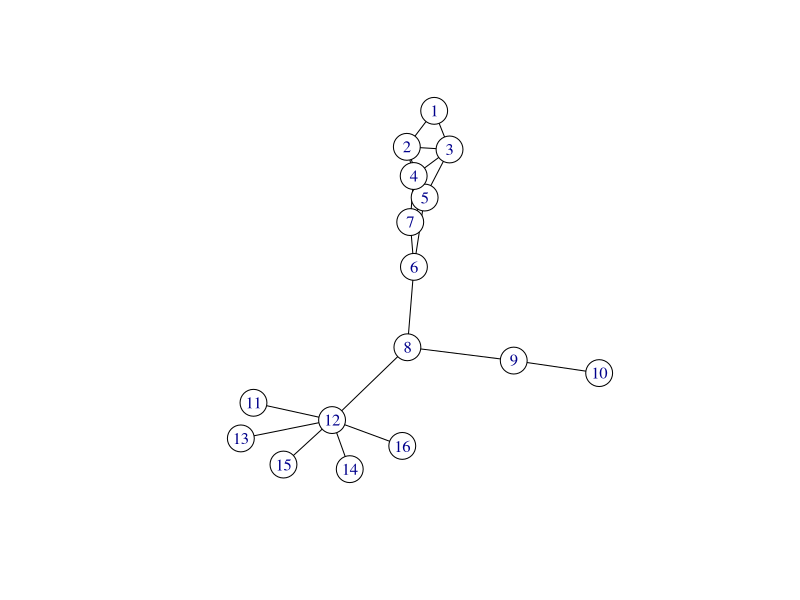

Reproduce this figure in R. (Note: this script raises an error after producing the figure.)
## ---- chunk 1
options(
  htmltools.dir.version = FALSE, # for blogdown
  width = 80,
  tibble.width = 80
)

knitr::opts_chunk$set(
  fig.align = "center",  warning=FALSE, message=FALSE
)

## ---- chunk 2
library(igraph)
library(sna)
el <- matrix( c("1", "2",
                "1", "3",
                "2","3",
                "3","5",
                "2","4",
                "2","5",
                "3","4",
                "4","5",
                "4","7",
                "6","5",
                "5","7",
                "6","7",
                "6","8",
                "8","9",
                "9","10",
                "8","12",
                "11","12",
                "12","13",
                "12","14",
                "12","15",
                "12","16"), nc = 2, byrow = TRUE)
g<-graph_from_edgelist(el, directed=F)
set.seed(1598)
plot(g,  edge.arrow.size=1, edge.color="black", vertex.color="white")

## ---- chunk 3
knitr::include_graphics("images/madmen.png")
## ---- chunk 4
knitr::include_graphics(c("images/p1.png","images/p2.png"))
## ---- chunk 5
knitr::include_graphics("images/jefferson.jpg")
## ---- chunk 6
knitr::include_graphics("images/schoolGrade.png")
## ---- chunk 7
knitr::include_graphics("images/schoolRace.png")
## ---- chunk 8
library(igraph)
library(network)
data(flo)
as.matrix(flo)[1:16,1:6]
## ---- chunk 9
library(igraph)
library(network)
data(flo)
g = graph_from_adjacency_matrix(flo, mode='undirected', diag=FALSE)
set.seed(6886)
plot(g, vertex.size=1,vertex.color="black")
## ---- chunk 10
as.matrix(flo)[1:16,1:6]
## ---- chunk 11
A<-as.matrix(flo)[1:10,1:10]
dimnames(A) <- list(c(1:10), c(1:10))
A
## ---- chunk 12
A2<-A%*%A
diag(A2)<-0
A2
## ---- chunk 13
library(sna)
data(coleman)
coleman[1,1:10,1:10]
## ---- chunk 14
library(igraph)
ggraph<-graph_from_adjacency_matrix(coleman[1,,], mode="undirected", diag=FALSE)
plot(ggraph, vertex.color="black", vertex.size=5, vertex.label=NA)
## ---- chunk 15
degree.cent <- igraph::degree(ggraph)
degree.cent
## ---- chunk 16
V(ggraph)$color <- ifelse(V(ggraph)$name == 21, "red", "grey")
plot(ggraph)
## ---- chunk 17
neighbors(ggraph,21)
V(ggraph)$color <- ifelse(V(ggraph)$name %in% neighbors(ggraph,21), "pink", "grey")
V(ggraph)$color[V(ggraph)$name == 21]<- "red"
plot(ggraph)
## ---- chunk 18
mynet<-as.matrix(igraph::as_adj(ggraph))
mynet2<-mynet%*%mynet
diag(mynet2)<-0 #a node cannot be connected to itself
neighbors2<-names(mynet2[21,][mynet2[21,]>0])
neighbors2
## ---- chunk 19

V(ggraph)$color <- ifelse(V(ggraph)$name %in% neighbors2, "mistyrose", "grey")
V(ggraph)$color[V(ggraph)$name %in% neighbors(ggraph,21)]<- "pink"
V(ggraph)$color[V(ggraph)$name == 21]<- "red"
plot(ggraph, vertex.label=NA)
